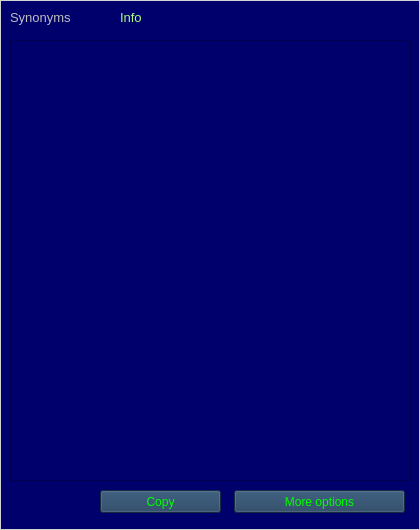
  <widget class="QFrame" name="frm_syn">
   <property name="geometry">
    <rect>
     <x>10</x>
     <y>190</y>
     <width>420</width>
     <height>530</height>
    </rect>
   </property>
   <property name="font">
    <font>
     <pointsize>12</pointsize>
    </font>
   </property>
   <property name="styleSheet">
    <string notr="true">background-color: rgb(0, 0, 108);
color: rgb(209, 209, 209);</string>
   </property>
   <property name="frameShape">
    <enum>QFrame::Box</enum>
   </property>
   <property name="frameShadow">
    <enum>QFrame::Plain</enum>
   </property>
   <widget class="QLabel" name="lbl_syn_syn">
    <property name="geometry">
     <rect>
      <x>10</x>
      <y>10</y>
      <width>101</width>
      <height>16</height>
     </rect>
    </property>
    <property name="font">
     <font>
      <pointsize>10</pointsize>
     </font>
    </property>
    <property name="styleSheet">
     <string notr="true">color: rgb(191, 191, 191);</string>
    </property>
    <property name="text">
     <string>Synonyms</string>
    </property>
    <property name="textInteractionFlags">
     <set>Qt::LinksAccessibleByMouse|Qt::TextSelectableByMouse</set>
    </property>
   </widget>
   <widget class="QListWidget" name="lst_syn">
    <property name="geometry">
     <rect>
      <x>10</x>
      <y>40</y>
      <width>401</width>
      <height>441</height>
     </rect>
    </property>
    <property name="font">
     <font>
      <pointsize>14</pointsize>
     </font>
    </property>
   </widget>
   <widget class="QLabel" name="lbl_syn_enabled">
    <property name="geometry">
     <rect>
      <x>380</x>
      <y>5</y>
      <width>30</width>
      <height>30</height>
     </rect>
    </property>
    <property name="styleSheet">
     <string notr="true">QLabel:hover {background-color: rgb(0, 0, 255);}</string>
    </property>
    <property name="text">
     <string/>
    </property>
    <property name="pixmap">
     <pixmap>../images/thumb_up.png</pixmap>
    </property>
    <property name="scaledContents">
     <bool>true</bool>
    </property>
   </widget>
   <widget class="QLabel" name="lbl_syn_info">
    <property name="geometry">
     <rect>
      <x>120</x>
      <y>10</y>
      <width>251</width>
      <height>16</height>
     </rect>
    </property>
    <property name="font">
     <font>
      <pointsize>10</pointsize>
     </font>
    </property>
    <property name="styleSheet">
     <string notr="true">color: rgb(170, 255, 127);</string>
    </property>
    <property name="text">
     <string>Info</string>
    </property>
    <property name="textInteractionFlags">
     <set>Qt::LinksAccessibleByMouse|Qt::TextSelectableByMouse</set>
    </property>
   </widget>
   <widget class="QPushButton" name="btn_syn_more">
    <property name="geometry">
     <rect>
      <x>234</x>
      <y>490</y>
      <width>171</width>
      <height>23</height>
     </rect>
    </property>
    <property name="styleSheet">
     <string notr="true">QPushButton {color: #00ff00; background-color: #1e3c5b;} QPushButton:hover {background-color: qlineargradient(spread:pad, x1:0, y1:0.00568182, x2:0.98, y2:0.982955, stop:0 rgb(38, 19, 255), stop:1 rgb(150, 207, 207));}</string>
    </property>
    <property name="text">
     <string>More options</string>
    </property>
    <property name="autoDefault">
     <bool>false</bool>
    </property>
   </widget>
   <widget class="QLabel" name="lbl_lst_syn_all">
    <property name="geometry">
     <rect>
      <x>10</x>
      <y>490</y>
      <width>25</width>
      <height>25</height>
     </rect>
    </property>
    <property name="styleSheet">
     <string notr="true">QLabel:hover {background-color: rgb(101, 101, 152); border: 1px solid;}
</string>
    </property>
    <property name="text">
     <string/>
    </property>
    <property name="pixmap">
     <pixmap>../images/checked.png</pixmap>
    </property>
    <property name="scaledContents">
     <bool>true</bool>
    </property>
   </widget>
   <widget class="QLabel" name="lbl_lst_syn_none">
    <property name="geometry">
     <rect>
      <x>40</x>
      <y>490</y>
      <width>25</width>
      <height>25</height>
     </rect>
    </property>
    <property name="styleSheet">
     <string notr="true">QLabel:hover {background-color: rgb(101, 101, 152); border: 1px solid;}
</string>
    </property>
    <property name="text">
     <string/>
    </property>
    <property name="pixmap">
     <pixmap>../images/not_checked.png</pixmap>
    </property>
    <property name="scaledContents">
     <bool>true</bool>
    </property>
   </widget>
   <widget class="QPushButton" name="btn_syn_copy">
    <property name="geometry">
     <rect>
      <x>100</x>
      <y>490</y>
      <width>121</width>
      <height>23</height>
     </rect>
    </property>
    <property name="styleSheet">
     <string notr="true">QPushButton {color: #00ff00; background-color: #1e3c5b;} QPushButton:hover {background-color: qlineargradient(spread:pad, x1:0, y1:0.00568182, x2:0.98, y2:0.982955, stop:0 rgb(38, 19, 255), stop:1 rgb(150, 207, 207));}</string>
    </property>
    <property name="text">
     <string>Copy</string>
    </property>
    <property name="autoDefault">
     <bool>false</bool>
    </property>
   </widget>
  </widget>
